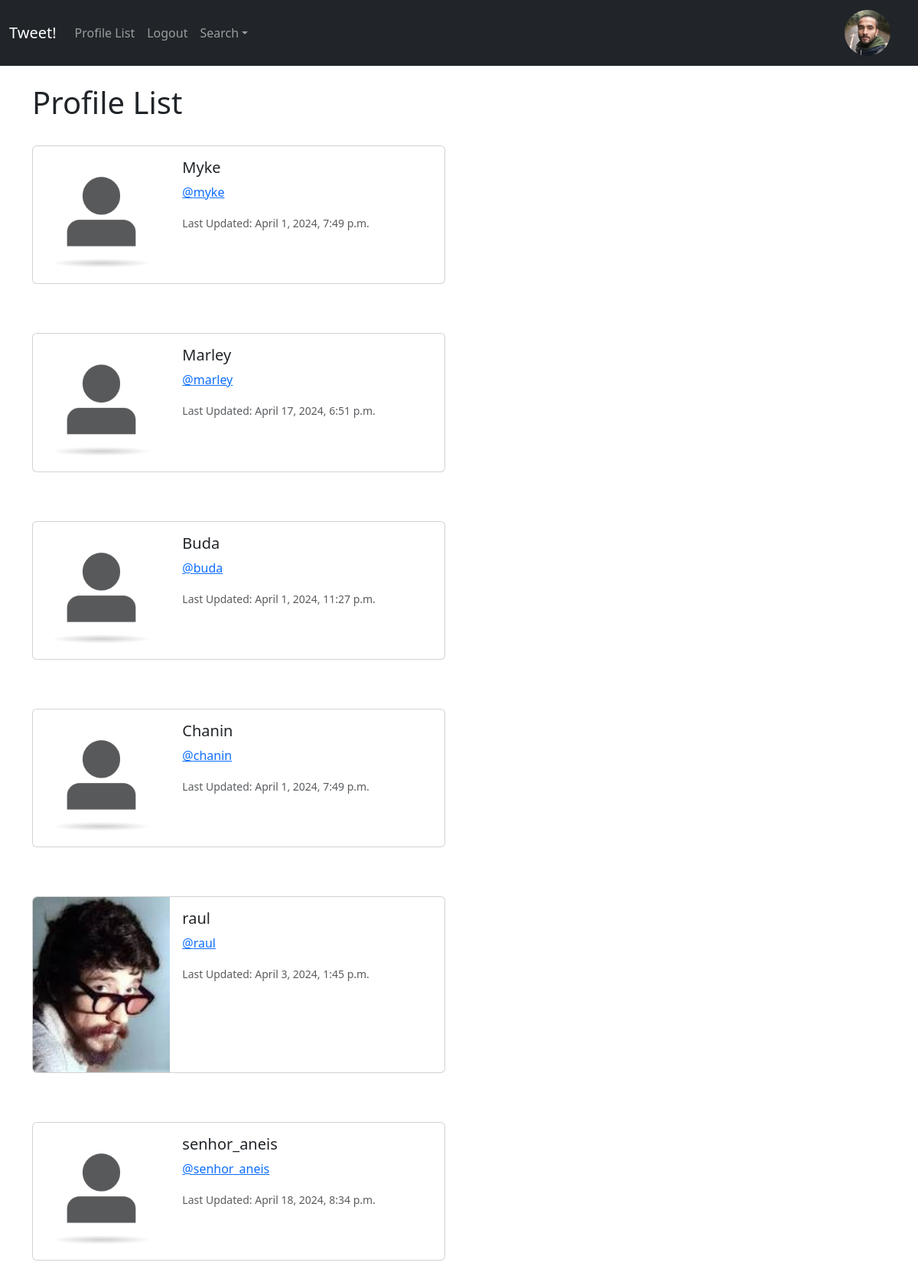
The app's page /profile_list (signed in) with its own data.
### musker/models.py (models this page shows, shortened)
class Profile(models.Model):
    user = models.OneToOneField(User, on_delete=models.CASCADE)
    follows = models.ManyToManyField('self',
        related_name='followed_by',
        symmetrical=False,
        blank=True)
    date_modified = models.DateTimeField(User, auto_now=True)
    profile_image = models.ImageField(null=True, blank=True, upload_to='images/')
    profile_bio = models.CharField(null=True, blank=True, max_length=500)
    homepage_link = models.CharField(null=True, blank=True, max_length=100)
    instagram_link = models.CharField(null=True, blank=True, max_length=100)
    linkedin_link = models.CharField(null=True, blank=True, max_length=100)

### musker/views.py (the view)
# urls.py: path('profile_list', views.profile_list, name='profile_list'),
def profile_list(request):
    if request.user.is_authenticated:
        profiles = Profile.objects.exclude(user=request.user)
        return render(request, 'profile_list.html', {'profiles': profiles})
    else:
        messages.success(request, ('You must be logged In to view this page..'))
        return redirect('home')

### musker/templates/profile_list.html
{% extends 'base.html' %}
{% load static %}
{% block content %}
    <h1>Profile List</h1>
    <br/>
    {% if profiles %}
        {% for profile in profiles %}
        <div class="card mb-3" style="max-width: 540px;">
            <div class="row g-0">
              <div class="col-md-4">
                {% if profile.profile_image %}
                  <img src="{{ profile.profile_image.url }}" class="img-fluid rounded-start" width="200" height="200" alt="{{ profile.user.username }}">
                  {% else %}
                  <img src="{% static 'images/profile.png' %}" class="img-fluid rounded-start" alt="Profile Images">
                {% endif %}
              </div>
              <div class="col-md-8">
                <div class="card-body">
                  <h5 class="card-title">{{ profile.user.username }}</h5>
                  <p class="card-text"><a href="{% url 'profile' profile.user.id %}">@{{ profile.user.username|lower }}</a></p>
                  <p class="card-text"><small class="text-body-secondary">Last Updated: {{ profile.date_modified }}</small></p>
                </div>
              </div>
            </div>
          </div>
            <br/><br/>
        {% endfor %}
    {% endif %}
{%  endblock %}

### musker/templates/navbar.html (shortened to what this page needs)
<nav class="navbar navbar-expand-lg navbar-dark bg-dark">
    <div class="container-fluid">
      <a class="navbar-brand" href="{% url 'home' %}">Tweet!</a>
      <div class="collapse navbar-collapse" id="navbarSupportedContent">
        <ul class="navbar-nav me-auto mb-2 mb-lg-0">
          <li class="nav-item">
            <a class="nav-link" href="{% url 'profile_list' %}">Profile List</a>
          </li>
          {% if user.is_authenticated %}
            <li class="nav-item">
              <a class="nav-link" href="{% url 'logout' %}">Logout</a>
            </li>
          {% endif %}
          <li class="nav-item dropdown">
            <a class="nav-link dropdown-toggle" role="button" data-bs-toggle="dropdown" aria-expanded="false" href="">Search</a>
          </li>
        </ul>
        {% load static %}
        {% if user.is_authenticated %}
          <ul class="navbar-nav ml-auto">
            <li class="nav-link navbar-brand">
              <a href="{% url 'profile' request.user.id %}">
                {% if user.profile.profile_image %}
                    <img src="{{ user.profile.profile_image.url }}" class="rounded-circle" width="60">
                  {% else %}
                    <img src="{% static 'images/profile.png' %}" class="img-fluid rounded-circle" alt="Profile image" width="60">
                  {% endif %}
              </a>
            </li>
          </ul>
        {% endif %}
      </div>
    </div>
  </nav>

### records on screen
Profile: user.username "Myke", user.username "myke", date_modified "April 1, 2024, 7:49 p.m."
Profile: user.username "Marley", user.username "marley", date_modified "April 17, 2024, 6:51 p.m."
Profile: user.username "Buda", user.username "buda", date_modified "April 1, 2024, 11:27 p.m."
Profile: user.username "Chanin", user.username "chanin", date_modified "April 1, 2024, 7:49 p.m."
Profile: profile_image (picture), user.username "raul", date_modified "April 3, 2024, 1:45 p.m."
Profile: user.username "senhor_aneis", date_modified "April 18, 2024, 8:34 p.m."
